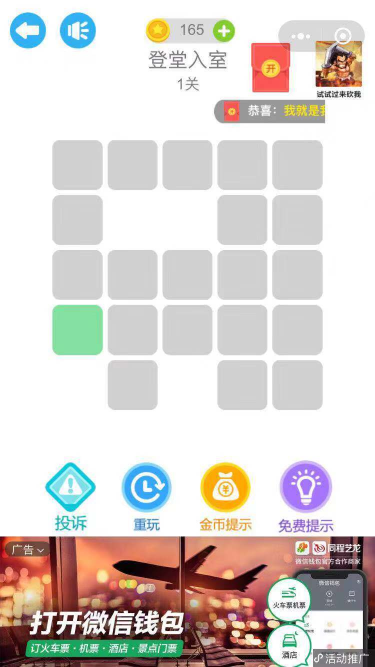
#> input picture solution/a.jpg, 750 x 1334 px (shown at 1/2 size)
$ python p1.py   (older library calls are emulated)
#> lines starting #> are read from the running program, lines starting #| are printed output that depends on the picture
### solution/s_img.py
from PIL import Image, ImageDraw, ImageFont
import colorsys
from collections import Counter
import os


class Img:
    img_name = ""
    img_obj = None
    img_size = None
    region = None
    region_list = []
    position_list = []
    position_rbg_list = []
    rgb_list = []
    cut_area = {'x': 0, 'y': 0, 'w': 0, 'h': 0}
    img = {'w': 0, 'h': 0}
    offset = {'w': 0, 'h': 0}
    target = {'w': 0, 'h': 0}
    x_max_count = 0
    y_max_count = 0
    result_lsit = []
    img_new_path = './cut//'  # 图片集地址
    img_format = ['.jpg', '.JPG']  # 图片格式
    img_new_size = 100  # 每张小图片的大小

    def __init__(self, imgpath, imgname):
#> called with imgpath = './a.jpg', imgname = 'a'
        self.img_name = imgname
        self.img_obj = Image.open(imgpath)
#> self.img_obj is the input picture: PIL image 750x1334 RGB; mean R, G, B 217.9, 211.3, 207.4
        self.img_size = self.img_obj.size
#> self.img_size = (750, 1334)

    def cutimage(self):
        if self.img_size == (750, 1334):
            self.img.__setitem__('w', 100)
            self.img.__setitem__('h', 100)
            self.cut_area.__setitem__('x', 105)
            self.cut_area.__setitem__('y', 280)
            self.cut_area.__setitem__('w', 540)
            self.cut_area.__setitem__('h', 540)
            self.offset.__setitem__('w', 10)
            self.offset.__setitem__('h', 10)

            self.x_max_count = self.cut_area.get('w') // self.img.get('w')
            self.y_max_count = self.cut_area.get('h') // self.img.get('h')

            self.region = self.img_obj.crop((self.cut_area.get('x'), self.cut_area.get('y'),
                                             self.cut_area.get('w') + self.cut_area.get('x'),
                                             self.cut_area.get('h') + self.cut_area.get('y')))
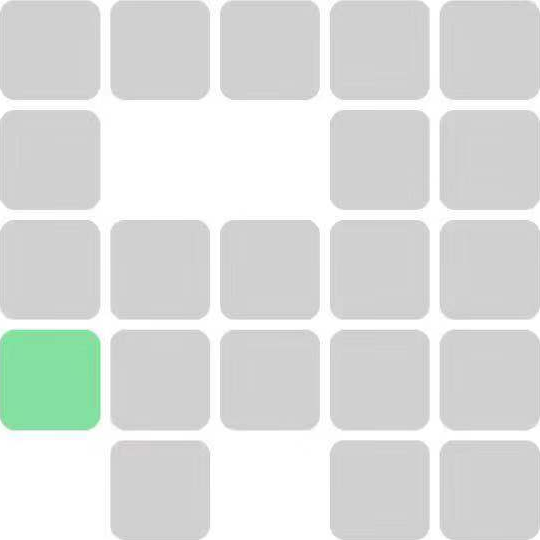
#> self.region: PIL image 540x540 RGB; mean R, G, B 219.1, 222.2, 220.1
            self.region.save('./' + self.img_name + '_cut' + '.jpg')
            self.img_obj = Image.open('./' + self.img_name + '_cut' + '.jpg')
#> self.img_obj: PIL image 540x540 RGB

            for x in range(self.x_max_count):
                self.target['h'] = x * self.img['h'] + x * self.offset['h']
                for y in range(self.y_max_count):
                    self.target['w'] = y * self.img['w'] + y * self.offset['w']
                    self.region = self.img_obj.crop((self.target['w'], self.target['h'],
                                                     self.img['w'] + self.target['w'],
                                                     self.img['h'] + self.target['h']))
                    self.region_list.append(self.region)
                    self.position_list.append((x, y))

                    rgb = (self.domaincolor(self.region))
                    self.position_rbg_list.append(rgb)
                    self.rgb_list.append(((x, y), rgb))
#> this loop made 5 passes
#> pass 1, in domaincolor, `image = image.convert('RGBA')`:
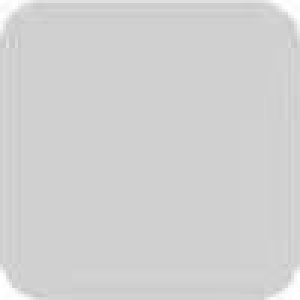
#> image: PIL image 100x100 RGBA (shown 3 times larger); mean R, G, B, A 209.1, 209.1, 209.1, 255

    def mergeimage(self, newlist):
        for (region, position) in zip(self.region_list, self.position_list):
            try:
                xh = str(newlist.index(position))
            except:
                xh = 'x'

            dr = ImageDraw.Draw(region)
            dr.text((40, 40), xh, (46, 139, 87))
            dr = ImageDraw.Draw(region)
            region.save('./cut/' + str(position) + '.jpg')

        image_names = [name for name in os.listdir(self.img_new_path) for item in self.img_format if
                       os.path.splitext(name)[1] == item]
        # 简单的对于参数的设定和实际图片集的大小进行数量判断
        if len(image_names) != self.x_max_count * self.y_max_count:
            raise ValueError("合成图片的参数和要求的数量不能匹配！")

        to_image = Image.new('RGB',
                             (self.x_max_count * self.img_new_size, self.y_max_count * self.img_new_size))  # 创建一个新图
        # 循环遍历，把每张图片按顺序粘贴到对应位置上
        for y in range(1, self.x_max_count + 1):
            for x in range(1, self.y_max_count + 1):
                from_image = Image.open(self.img_new_path + image_names[self.x_max_count * (y - 1) + x - 1]).resize(
                    (self.img_new_size, self.img_new_size), Image.ANTIALIAS)
                to_image.paste(from_image, ((x - 1) * self.img_new_size, (y - 1) * self.img_new_size))
        return to_image.save(self.img_name + '_new' + '.jpg')  # 保存新图

    def calccoordinates(self):
        clist = Counter(self.position_rbg_list)
#> clist = {(208, 208, 208): 20, (0, 0, 0): 4, (134, 224, 163): 1}
        newlist = sorted(clist.items(), key=lambda x: x[1])
#> newlist = [((134, 224, 163), 1), ((0, 0, 0), 4), ((208, 208, 208), 20)]
        newdic = dict(self.rgb_list)
#> newdic = 25 items
        for x in range(self.x_max_count):
            _tt = []
            for y in range(self.y_max_count):
                newvalue = list(dict(newlist).keys()).index(newdic.__getitem__((x, y)))
                newdic.__setitem__((x, y), newvalue)
                _tt.append(newvalue)
            self.result_lsit.append(_tt)

    @staticmethod
    def domaincolor(image):
        image = image.convert('RGBA')

        # 生成缩略图，减少计算量，减小cpu压力
        image.thumbnail((200, 200))

        max_score = 0  # 原来的代码此处为None
        dominant_color = (0, 0, 0)  # 原来的代码此处为None，但运行出错，改为0以后运行成功，原因在于在下面的 score > max_score #的比较中，max_score的初始格式不定

        for count, (r, g, b, a) in image.getcolors(image.size[0] * image.size[1]):
            # 跳过纯黑色
            if a == 0:
                continue

            saturation = colorsys.rgb_to_hsv(r / 255.0, g / 255.0, b / 255.0)[1]

            y = min(abs(r * 2104 + g * 4130 + b * 802 + 4096 + 131072) >> 13, 235)

            y = (y - 16.0) / (235 - 16)

            # 忽略高亮色
            if y > 0.9:
                continue

            # Calculate the score, preferring highly saturated colors.
            # Add 0.1 to the saturation so we don't completely ignore grayscale
            # colors by multiplying the count by zero, but still give them a low
            # weight.
            score = (saturation + 0.1) * count

            if score > max_score:
                max_score = score
                dominant_color = (r, g, b)

        return dominant_color

### solution/s_calc.py
def calcpath(data, row, i, ways):
    #     a=[1,-1]
    data[row][i] = 3  # 这里置为3表示已经这个点已经走过

    if row + 1 < len(data) and data[row + 1][i] == 2:  # 下一行
        if not calcpath(data, row + 1, i, ways):
            data[row + 1][i] = 2

    if row - 1 > -1 and data[row - 1][i] == 2:  # 上一行
        if not calcpath(data, row - 1, i, ways):
            data[row - 1][i] = 2

    if i + 1 < len(data[0]) and data[row][i + 1] == 2:  # 右一格
        if not calcpath(data, row, i + 1, ways):
            data[row][i + 1] = 2

    if i - 1 > -1 and data[row][i - 1] == 2:    # 左一格
        if not calcpath(data, row, i - 1, ways):
            data[row][i - 1] = 2
    for row1 in data:
        for i1 in row1:
            if i1 == 2:
                return False
    ways.append((row, i))
    return True

### solution/p1.py
from solution.s_calc import calcpath
from solution.s_img import Img


def p_f(data):
    ways = []
    for row in data:
        for column in row:
            if column == 0:
                calcpath(data, data.index(row), row.index(column), ways)  # x 3 0 ,[]
    return list(reversed(ways))


if __name__ == '__main__':
    img = Img('./a.jpg', 'a')
    img.cutimage()
    img.calccoordinates()
    result = p_f(img.result_lsit)
#> result = [(3, 0), (2, 0), (1, 0), (0, 0), (0, 1), (0, 2), (0, 3), (0, 4), (1, 4), (1, 3), (2, 3), (2, 4), (3, 4), (4, 4), (4, 3), (3, 3), (3, 2), (2, 2), (2, 1), (3, 1), (4, 1)]
    img.mergeimage(result)
#> the loop in mergeimage, `for (region, position) in zip(self.region_list, self.position_list):` made 25 passes
#> (position, xh) on passes 1 to 12: ((0, 0), '3'), ((0, 1), '4'), ((0, 2), '5'), ((0, 3), '6'), ((0, 4), '7'), ((1, 0), '2'), ((1, 1), 'x'), ((1, 2), 'x'), ((1, 3), '9'), ((1, 4), '8'), ((2, 0), '1'), ((2, 1), '18')
#> pass 1, in mergeimage, `region.save('./cut/' + str(position) + '.jpg')`:
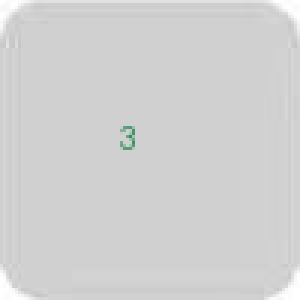
#> saved as (0, 0).jpg: PIL image 100x100 RGB (shown 3 times larger); mean R, G, B 208.8, 209, 208.9
#> pass 2, in mergeimage, `region.save('./cut/' + str(position) + '.jpg')`:
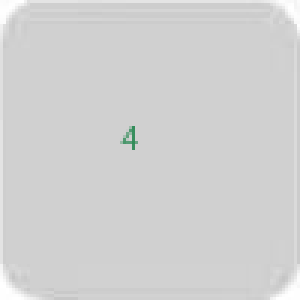
#> saved as (0, 1).jpg: PIL image 100x100 RGB (shown 3 times larger); mean R, G, B 208.9, 209, 208.9
#> (the run stopped early here; a loop or call above may not have finished)
